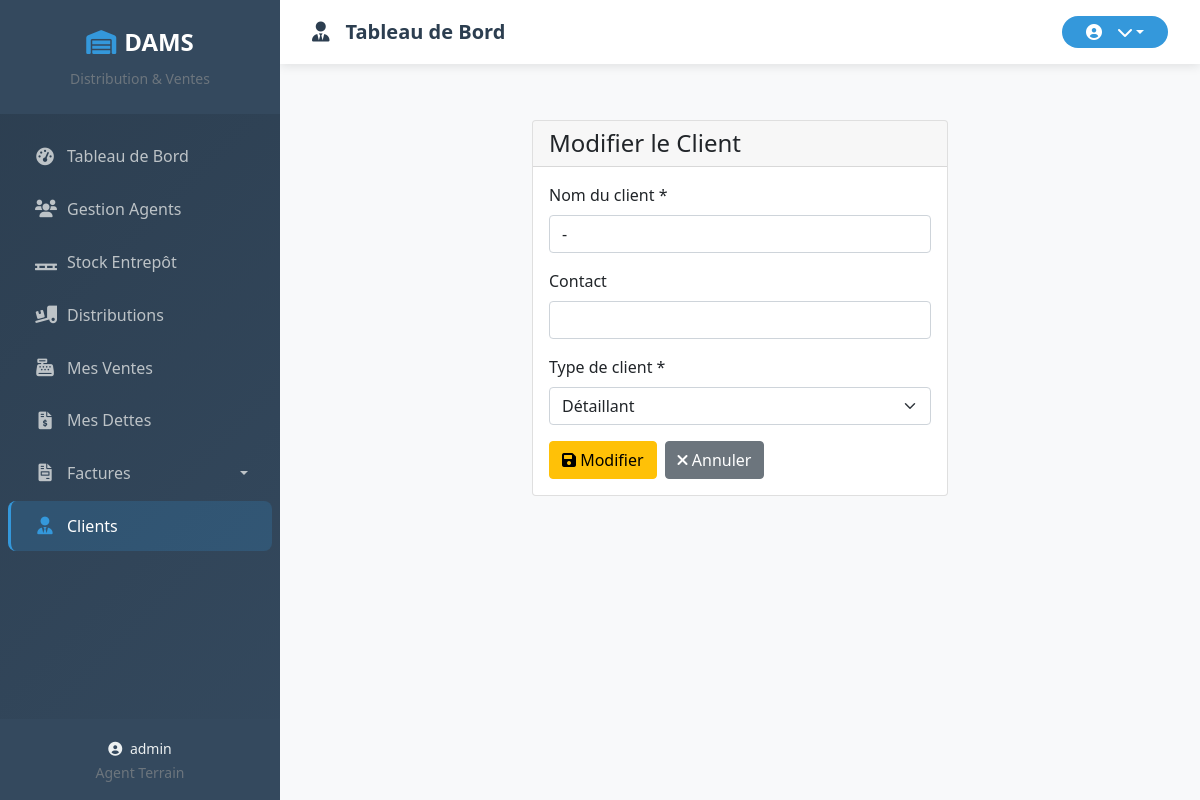
Before: /clients/1/modifier/ (signed in) with the older database file.
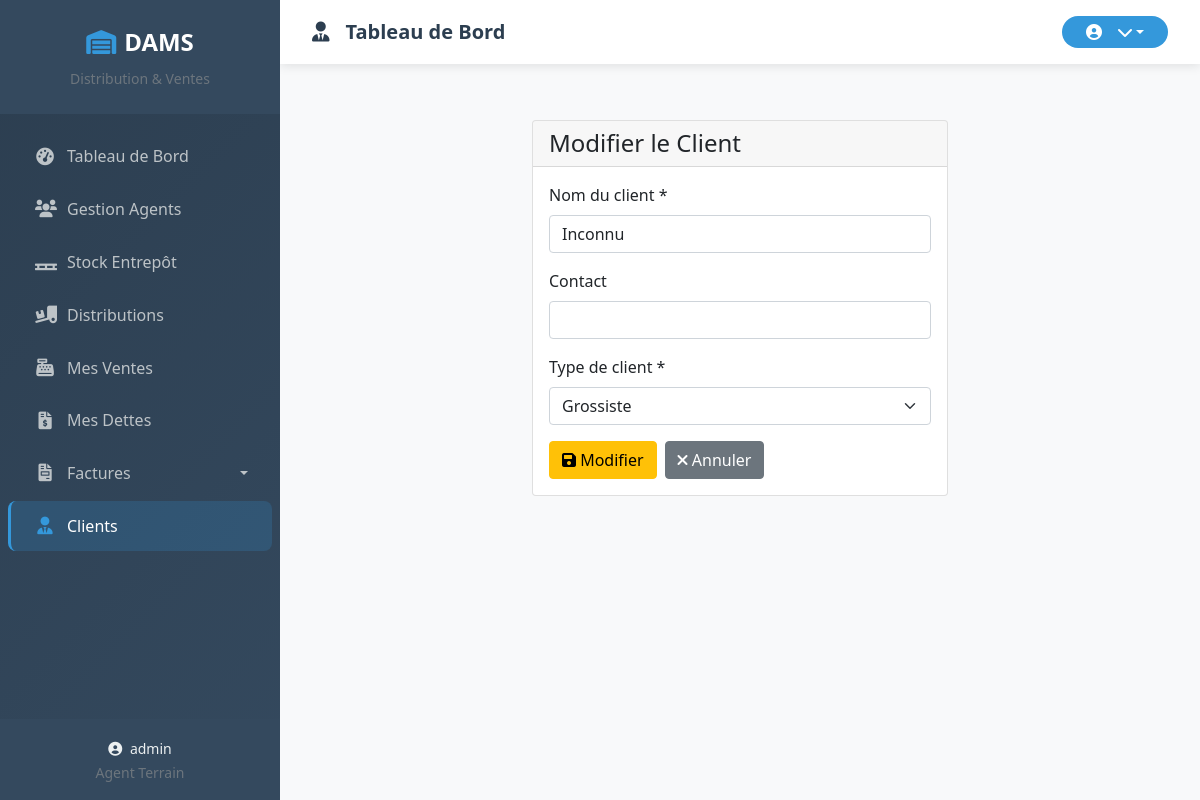
After: the same page with the newer database file.
### core/models.py (models this page shows, shortened)
class Client(models.Model):
    TYPE_CLIENT_CHOICES = (
        ('grossiste', 'Grossiste'),
        ('detail', 'Détaillant'),
        ('particulier', 'Particulier'),
    )
    nom = models.CharField(max_length=100)
    contact = models.CharField(max_length=100, blank=True, null=True)
    type_client = models.CharField(max_length=50, choices=TYPE_CLIENT_CHOICES)
    date_creation = models.DateTimeField(default=timezone.now)  # Ajout de ce champ
    class Meta:
        ordering = ['nom']

### core/views.py (the view, shortened to what this page needs)
# urls.py: path('clients/<int:pk>/modifier/', views.ClientUpdateView.as_view(), name='modifier_client'),
class ClientUpdateView(LoginRequiredMixin, UpdateView):
    model = Client
    template_name = 'core/clients/modifier_client.html'
    fields = ['nom', 'contact', 'type_client']
    def get_form(self, form_class=None):
        form = super().get_form(form_class)
        form.fields['nom'].widget.attrs.update({'class': 'form-control'})
        form.fields['contact'].widget.attrs.update({'class': 'form-control'})
        form.fields['type_client'].widget.attrs.update({'class': 'form-select'})
        return form

### core/context_processors.py (called while the page is built, shortened)
def agent_context(request):
    context = {}
    return context

### core/templates/core/clients/modifier_client.html (shortened to what this page needs)
{% extends 'base.html' %}
{% block content %}
<div class="container-fluid py-4">
    <div class="row justify-content-center">
        <div class="col-md-6">
            <div class="card">
                <div class="card-header">
                    <h4 class="mb-0">Modifier le Client</h4>
                </div>
                <div class="card-body">
                    <form method="post">
                        <div class="mb-3">
                            <label class="form-label">Nom du client *</label>
                            {{ form.nom }}
                        </div>
                        <div class="mb-3">
                            <label class="form-label">Contact</label>
                            {{ form.contact }}
                        </div>
                        <div class="mb-3">
                            <label class="form-label">Type de client *</label>
                            {{ form.type_client }}
                        </div>
                        <div class="d-flex gap-2">
                            <button type="submit" class="btn btn-warning">
                                <i class="fas fa-save"></i> Modifier
                            </button>
                            <a href="{% url 'detail_client' client.pk %}" class="btn btn-secondary">
                                <i class="fas fa-times"></i> Annuler
                            </a>
                        </div>
                    </form>
                </div>
            </div>
        </div>
    </div>
</div>
{% endblock %}

Changed rows visible on the page:
changed Client: nom "-" → "Inconnu"; type_client "Détaillant" → "Grossiste"
